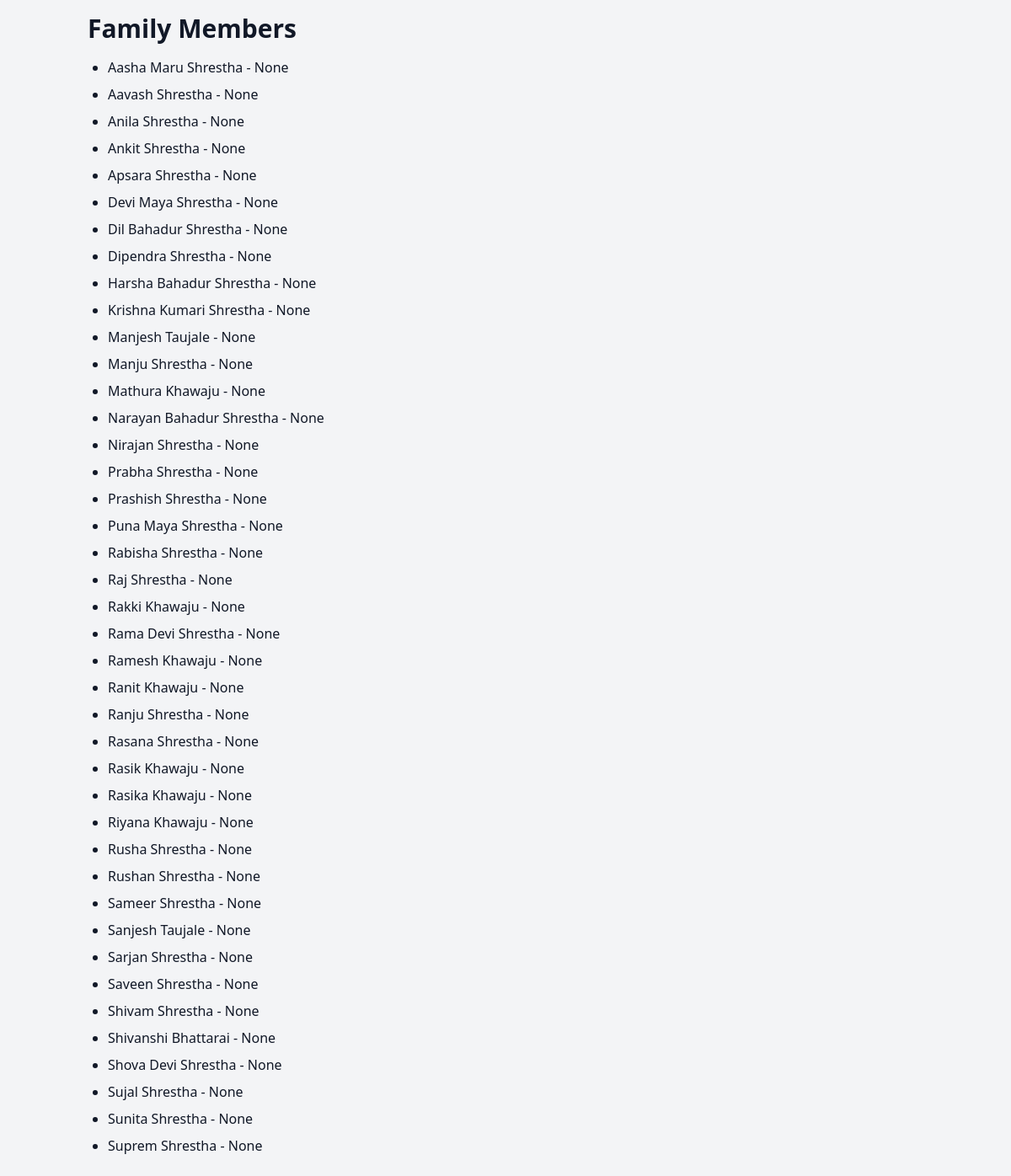
/members/, run on an earlier commit of the app's database.
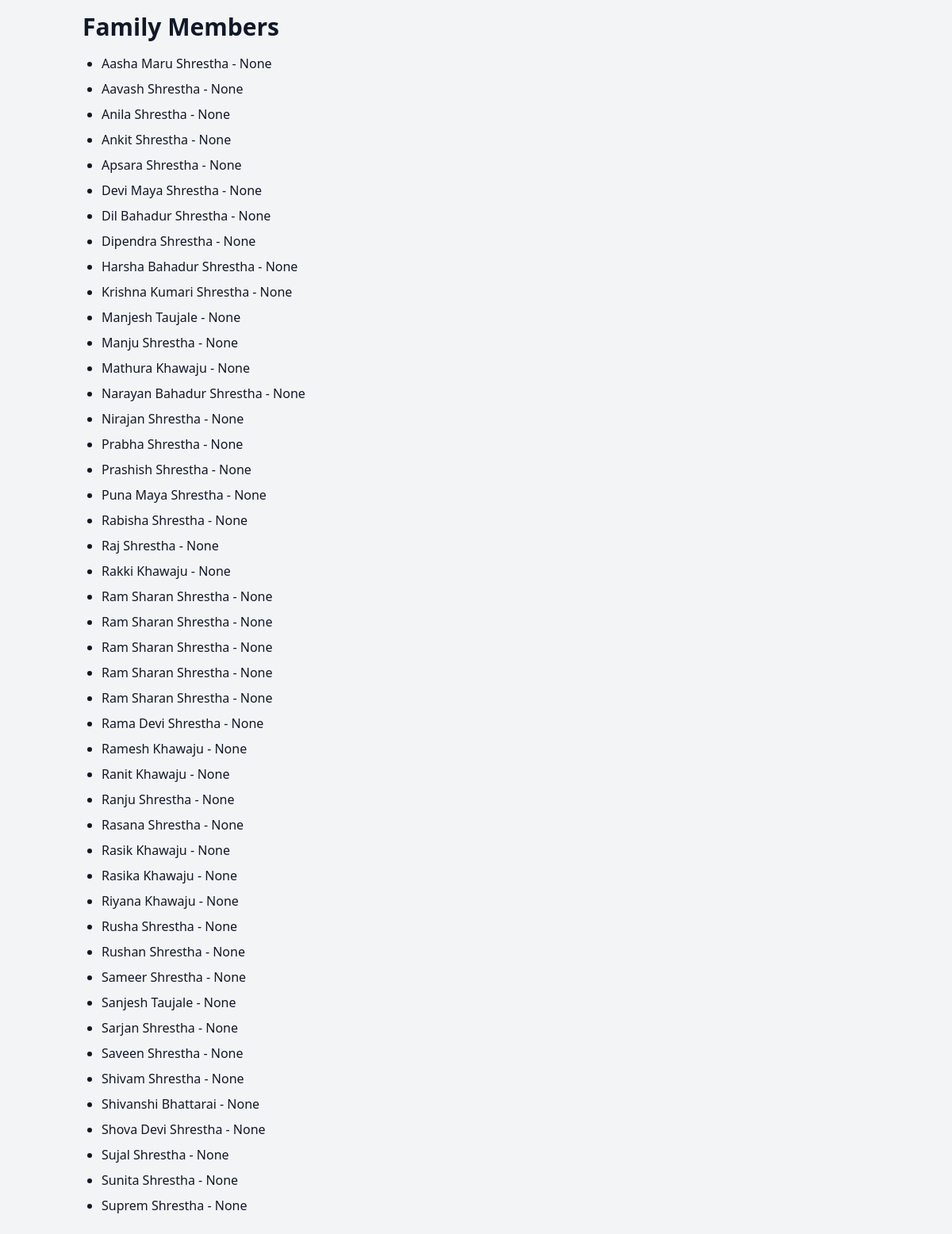
And on a later commit of the database.
### tree/models.py (models this page shows, shortened)
class FamilyMember(models.Model):
    SEX_CHOICES = [
        ('male', 'Male'),
        ('female', 'Female'),
    ]
    user = models.ForeignKey(settings.AUTH_USER_MODEL, on_delete=models.CASCADE, related_name='family_members')
    name = models.CharField(max_length=100)
    birth_date = models.DateField(null=True, blank=True)
    death_date = models.DateField(null=True, blank=True)
    child_number = models.PositiveIntegerField(default=1)
    parent = models.ForeignKey('self', on_delete=models.SET_NULL, null=True, blank=True, related_name='children')
    spouse = models.ForeignKey('self', null=True, blank=True, related_name='spouse_members', on_delete=models.CASCADE)
    sex = models.CharField(max_length=6, choices=SEX_CHOICES)
    class Meta:
        ordering = ['name', 'child_number']

### tree/views.py (the view)
# urls.py: path('members/', FamilyMemberListView.as_view(), name='family_member_list'),
class FamilyMemberListView(ListView):
    model = FamilyMember
    template_name = 'tree/family_member_list.html'
    context_object_name = 'members'

### templates/tree/family_member_list.html (shortened to what this page needs)
{% extends 'tree/../base.html' %}
{% block content %}
<h1 class="text-3xl font-bold mb-4">Family Members</h1>
<ul class="list-disc pl-6">
    {% for member in members %}
        <li class="mb-2">{{ member.name }} - {{ member.birth_date }}</li>
    {% endfor %}
</ul>
{% endblock %}

What changed in the data, as far as the page shows it:
added FamilyMember: name "Ram Sharan Shrestha", birth_date "None"
added FamilyMember: name "Ram Sharan Shrestha", birth_date "None"
added FamilyMember: name "Ram Sharan Shrestha", birth_date "None"
added FamilyMember: name "Ram Sharan Shrestha", birth_date "None"
added FamilyMember: name "Ram Sharan Shrestha", birth_date "None"
